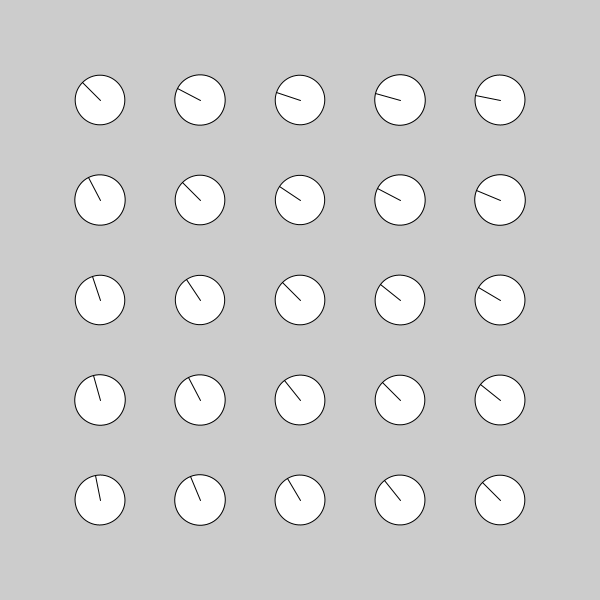
Frame 1 (no input)
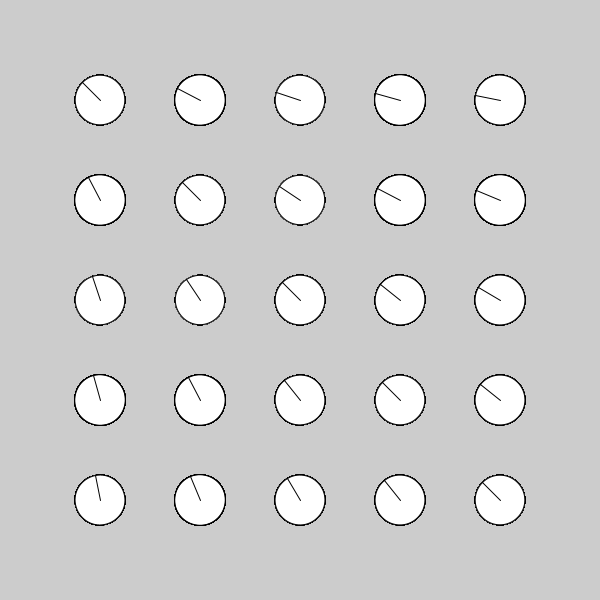
Frame 60 (the mouse pressed at the canvas centre just before this capture)
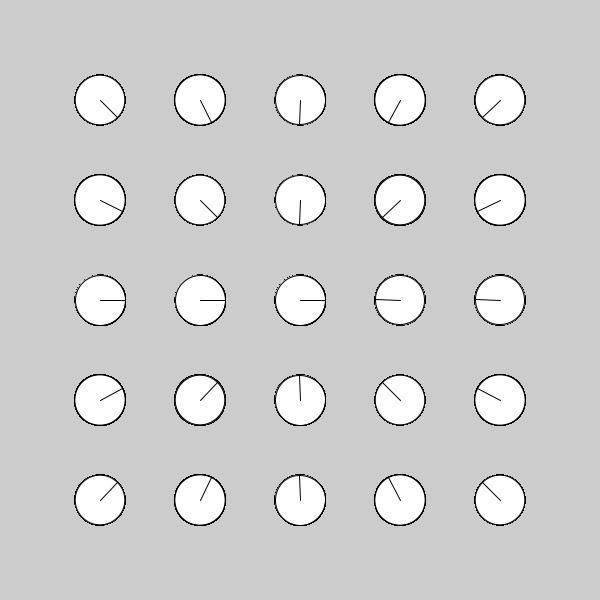
Frame 120 (the mouse held since frame 60 and released just before this capture)

The Processing sketch that drew these frames (run headless with seeded random() and noise(); from frame 60 on, the mouse is pressed at the canvas centre):

// Processing sketch: Practice_10_Cricles_and_Lines
// ── Practice_10_Cricles_and_Lines.pde
int num =25;
Circle myCircle[] = new Circle[num];

void setup() {
  size(600, 600);
  for (int y = 0; y < 5; y++) {
    for (int x = 0; x < 5; x++) {
      myCircle[x+y*5] = new Circle(x*100+100, y*100+100);
    }
  }
}

void draw() {
  for (int i =0; i<num; i++) {
    myCircle[i].update();
  }
}

  class Circle {
    float xpos;
    float ypos;
    float d = 50;
    float angle;

    Circle(int xpos, int ypos) {
      this.xpos = xpos;
      this.ypos = ypos;
    }

    void update() {
      pushMatrix();
      translate (xpos, ypos);
      angle = atan2(mouseY-ypos, mouseX-xpos);
      rotate(angle);
      ellipse (0, 0, d, d);
      line(0, 0, d/2, 0);
      popMatrix();
    }
  }
